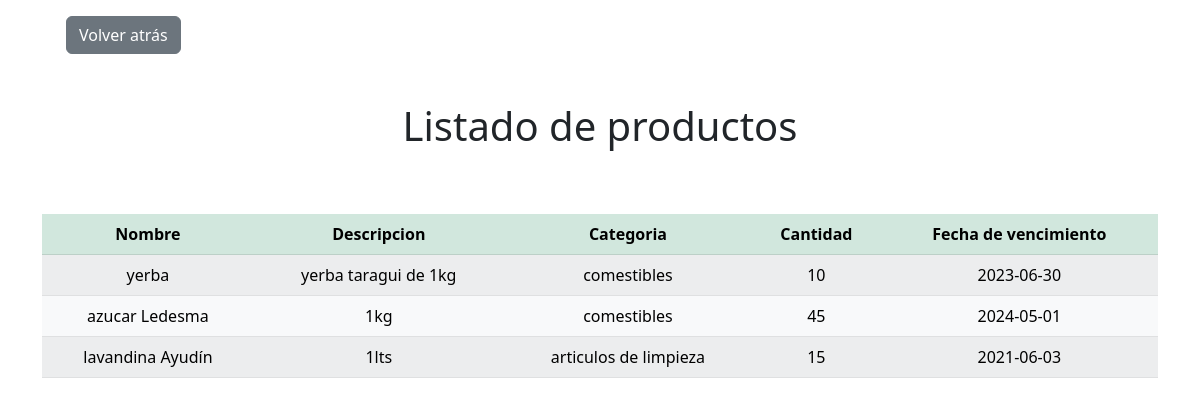
The app's page /producto/getproductos.php with its own data.
### tables this page shows
CREATE TABLE `producto` (
  `id_producto` int(11) NOT NULL AUTO_INCREMENT,
  `nombre` varchar(255) NOT NULL,
  `descripcion` varchar(255) NOT NULL,
  `fecha_vencimiento` date DEFAULT NULL,
  `inventario` int(11) DEFAULT NULL,
  `id_categoria` int(11) NOT NULL,
  PRIMARY KEY (`id_producto`),
  KEY `categoria_idcategoria_producto` (`id_categoria`),
  CONSTRAINT `categoria_idcategoria_producto` FOREIGN KEY (`id_categoria`) REFERENCES `categoria_producto` (`id_categoria`) ON UPDATE CASCADE
);

### producto/producto.php (called while the page is built, shortened)
<?php
class Producto {
    private $conexion;
    public function __construct($conexion) {
        $this->conexion = $conexion;
    }
    public function mostrar() {
        try {
            $sql = "SELECT p.*, (SELECT nombre FROM categoria_producto WHERE id_categoria = p.id_categoria) AS nombre_categoria FROM producto p;";
            $stmt = $this->conexion->prepare($sql);
            $stmt->execute();
            $productos = $stmt->fetchAll();
            return $productos;
        } catch (PDOException $e) {
            echo "Error en la consulta: " . $e->getMessage();
            return false;
        }
    }
}
?>

### producto/getproductos.php (the view, shortened to what this page needs)
<!DOCTYPE html>
<html lang="en">
<head>
    <link href="https://cdn.jsdelivr.net/npm/bootstrap@5.3.0/dist/css/bootstrap.min.css" rel="stylesheet">
</head>
<body>
<?php
    require_once('producto.php');
    $producto = new Producto($conexion);
    $productos = $producto->mostrar();
?>
<div class="container">
    <div class="py-3 mx-4">
        <a href="../index.php" class="btn btn-secondary mb-3">Volver atrás</a>
    </div>
    <h1 class="text-center py-3">Listado de productos</h1>
        <div class="table-responsive mt-5">
            <table class="table table-striped table-light text-center">
                <thead>
                    <tr class="table-success">
                        <th scope="col">Nombre</th>
                        <th scope="col">Descripcion</th>
                        <th scope="col">Categoria</th>
                        <th scope="col">Cantidad</th>
                        <th scope="col">Fecha de vencimiento</th>
                    </tr>
                </thead>
                <tbody>
                    <?php
                        if ($productos) {
                            foreach ($productos as $producto) {
                                echo '
                                <tr>
                                <td class="align-middle">'.$producto['nombre'].'</td>
                                <td class="align-middle">'.$producto['descripcion'].'</td>
                                <td class="align-middle">'.$producto['nombre_categoria'].'</td>
                                <td class="align-middle">'.$producto['inventario'].'</td>
                                <td class="align-middle">'.$producto['fecha_vencimiento'].'</td>
                                </tr>';
                        }
                    }
                    ?>
                </tbody>
            </table>
</body>
</html>

### records on screen
producto: nombre "yerba", descripcion "yerba taragui de 1kg", nombre_categoria "comestibles", inventario "10", fecha_vencimiento "2023-06-30"
producto: nombre "azucar Ledesma", descripcion "1kg", nombre_categoria "comestibles", inventario "45", fecha_vencimiento "2024-05-01"
producto: nombre "lavandina Ayudín", descripcion "1lts", nombre_categoria "articulos de limpieza", inventario "15", fecha_vencimiento "2021-06-03"
